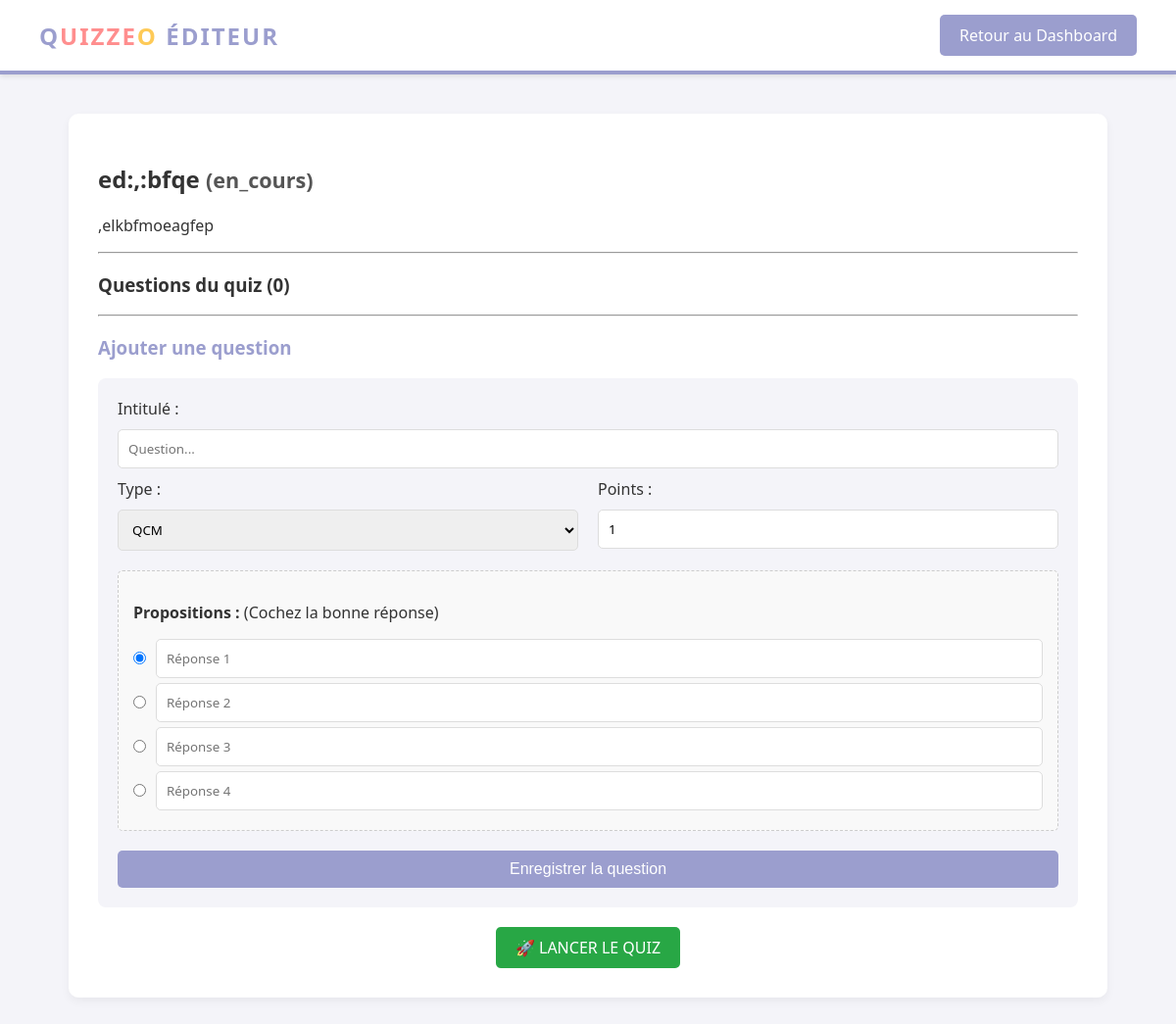
The page /edit_quiz.php?id=2 (signed in) on the database its author committed.
### tables this page shows
CREATE TABLE IF NOT EXISTS `quizzes` (
  `id` int NOT NULL AUTO_INCREMENT,
  `user_id` int NOT NULL,
  `titre` varchar(255) NOT NULL,
  `description` text,
  `status` enum('en_cours','lance','termine') DEFAULT 'en_cours',
  `created_at` timestamp NULL DEFAULT CURRENT_TIMESTAMP,
  PRIMARY KEY (`id`),
  KEY `user_id` (`user_id`)
);

### edit_quiz.php (the view, shortened to what this page needs)
<?php
require 'config/database.php';
$quiz_id = intval($_GET['id']);
$user_id = $_SESSION['user_id'];
$stmt = $pdo->prepare("SELECT * FROM quizzes WHERE id = ? AND user_id = ?");
$stmt->execute([$quiz_id, $user_id]);
$quiz = $stmt->fetch();
$stmt_q = $pdo->prepare("SELECT * FROM questions WHERE quiz_id = ? ORDER BY id ASC");
$stmt_q->execute([$quiz_id]);
$questions = $stmt_q->fetchAll();
?>
<!DOCTYPE html>
<html lang="fr">
<head>
    <link rel="stylesheet" href="assets/css/style.css">
</head>
<body>
    <header>
        <div class="logo">Q<span>UIZZE</span><span class="last">O</span> Éditeur</div>
        <a href="dashboard_client.php" class="btn">Retour au Dashboard</a>
    </header>
    <div class="container">
        <h2><?= htmlspecialchars($quiz['titre']) ?> <span class="text-small">(<?= $quiz['status'] ?>)</span></h2>
        <p><?= htmlspecialchars($quiz['description']) ?></p>
        <hr>
        <h3>Questions du quiz (<?= count($questions) ?>)</h3>
        <hr>
        <h3 class="link-primary">Ajouter une question</h3>
        <form method="POST" class="form-box">
            <label>Intitulé :</label>
            <input type="text" name="question_text" required placeholder="Question...">
            <div class="flex-gap">
                <div class="flex-1">
                    <label>Type :</label>
                    <select name="type" id="typeSelect" onchange="toggleOptions()">
                        <option value="qcm">QCM</option>
                    </select>
                </div>
                <div class="flex-1">
                    <label>Points :</label>
                    <input type="number" name="points" value="1" min="1">
                </div>
            </div>
            <div id="qcmOptions" class="qcm-options">
                <p><strong>Propositions :</strong> (Cochez la bonne réponse)</p>
                <?php for($i=1; $i<=4; $i++): ?>
                <div class="radio-group">
                    <input type="radio" name="correct_answer" value="<?= $i ?>" <?= $i==1 ? 'checked' : '' ?> class="radio-input">
                    <input type="text" name="answers[]" placeholder="Réponse <?= $i ?>" class="text-input-simple">
                </div>
                <?php endfor; ?>
            </div>
            <button type="submit" class="btn btn-full mt-20">Enregistrer la question</button>
        </form>
        <div class="text-center mt-20">
            <a href="edit_quiz.php?id=<?= $quiz_id ?>&publish=true" class="btn btn-success" onclick="return confirm('Confirmer ?')">
                🚀 LANCER LE QUIZ
            </a>
        </div>
    </div>
</body>
</html>

### assets/css/style.css (style rules this page uses)
:root { --color-primary: #9b9ece; --color-secondary: #ff8e8e; --color-accent: #feca57; --color-text: #333; --color-bg: #f4f4f9; --color-white: #ffffff; --color-grey-light: #eee; --color-success: #28a745; --color-danger: #dc3545; --color-warning: #ffc107; }
body { font-family: 'Segoe UI', Tahoma, Geneva, Verdana, sans-serif; background-color: var(--color-bg); color: var(--color-text); margin: 0; padding: 0; display: flex; flex-direction: column; min-height: 100vh; }
header { background-color: var(--color-white); padding: 15px 40px; box-shadow: 0 2px 5px rgba(0,0,0,0.1); display: flex; justify-content: space-between; align-items: center; border-bottom: 4px solid var(--color-primary); }
.logo { font-size: 24px; font-weight: bold; color: var(--color-primary); text-transform: uppercase; letter-spacing: 2px; }
.logo span { color: var(--color-secondary); }
.logo span.last { color: var(--color-accent); }
.link-primary { color: var(--color-primary); text-decoration: none; }
.container { width: 90%; max-width: 1000px; margin: 40px auto; background: var(--color-white); padding: 30px; border-radius: 10px; box-shadow: 0 4px 10px rgba(0,0,0,0.05); }
.btn { background-color: var(--color-primary); color: white; padding: 10px 20px; border: none; border-radius: 5px; cursor: pointer; font-size: 16px; text-decoration: none; display: inline-block; transition: opacity 0.3s; text-align: center; }
.btn-success { background-color: var(--color-success); }
.btn-full { width: 100%; }
input, select, textarea { width: 100%; padding: 10px; margin: 10px 0; border: 1px solid #ddd; border-radius: 5px; box-sizing: border-box; font-family: inherit; }
.radio-group { display: flex; align-items: center; gap: 10px; margin-bottom: 5px; }
.radio-input { width: auto; margin: 0; }
.text-input-simple { margin: 0; }
.text-center { text-align: center; }
.text-small { font-size: 0.9em; color: #555; }
.mt-20 { margin-top: 20px; }
.flex-gap { display: flex; gap: 20px; }
.flex-1 { flex: 1; }
.qcm-options { display: none; background: #f9f9f9; padding: 15px; border: 1px dashed #ccc; margin-top: 10px; border-radius: 5px; }
.form-box { background: #f4f4f9; padding: 20px; border-radius: 8px; }

### rows shown on the page
quizzes: titre "ed:,:bfqe", status "en_cours", description ",elkbfmoeagfep"

### other values the page prints
count($questions) "0"
